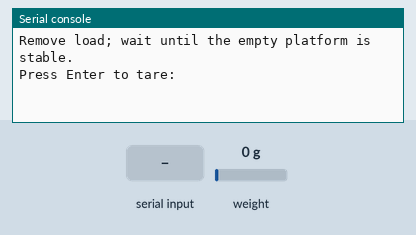
Recording of a program running on a simulated ESP32 board running MicroPython. Shown: the last lines printed to the serial console. The inputs (shaded band) are chosen by the test bench; at power-on: weight on the scale 0 g.

Above: at 1.2 s.
1.3 s: "5" typed at the serial console, then Enter
At 3.4 s:
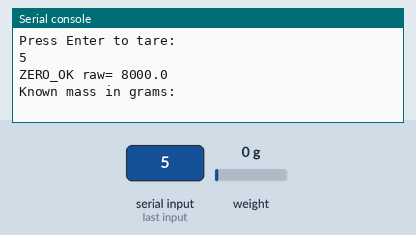
3.7 s: "90" typed at the serial console, then Enter
At 4.5 s:
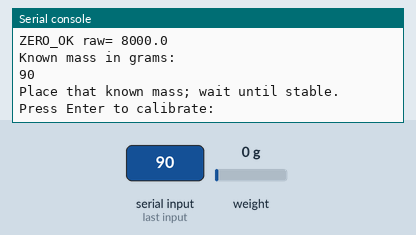
5.2 s: "200" typed at the serial console, then Enter
At 7.6 s:
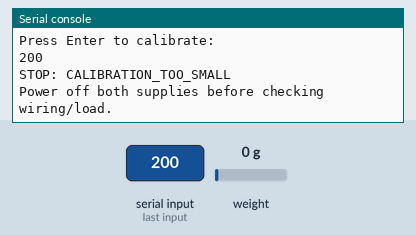

The program:

main.py
```python
from machine import Pin, SPI
from time import sleep_ms
from math import isfinite
from hx711_spi import HX711

SAMPLES = 10


def average_raw(sensor):
    total = 0
    for _ in range(SAMPLES):
        value = sensor.read()
        if value <= -8388608 or value >= 8388607:
            raise ValueError("ADC_SATURATED")
        total += value
    return total / SAMPLES


def calibrate(zero_raw, loaded_raw, known_g):
    if not isfinite(known_g) or not 0 < known_g <= 5000:
        raise ValueError("KNOWN_MASS_G_INVALID")
    counts_per_g = (loaded_raw - zero_raw) / known_g
    if not isfinite(counts_per_g) or abs(counts_per_g) < 1:
        raise ValueError("CALIBRATION_TOO_SMALL")
    return counts_per_g


def run():
    # HX711 SCK is driven by SPI MOSI; GPIO18 stays disconnected.
    clock = Pin(23, Pin.OUT, value=0)
    data = Pin(19, Pin.IN)
    spi = SPI(2, baudrate=1000000, polarity=0, phase=0,
              sck=Pin(18), mosi=clock, miso=data)
    try:
        sensor = HX711(clock, data, spi, gain=128)
        print("Remove load; wait until the empty platform is stable.")
        input("Press Enter to tare: ")
        zero_raw = average_raw(sensor)
        print("ZERO_OK raw=", zero_raw)
        known_g = float(input("Known mass in grams: "))
        if not isfinite(known_g) or not 0 < known_g <= 5000:
            raise ValueError("KNOWN_MASS_G_INVALID")
        print("Place that known mass; wait until stable.")
        input("Press Enter to calibrate: ")
        loaded_raw = average_raw(sensor)
        counts_per_g = calibrate(zero_raw, loaded_raw, known_g)
        print("CAL_OK counts_per_g=", counts_per_g)
        while True:
            raw = average_raw(sensor)
            mass_g = (raw - zero_raw) / counts_per_g
            print("raw=", raw, "mass_g=", round(mass_g, 1))
            sleep_ms(300)
    finally:
        spi.deinit()
        clock.init(Pin.OUT, value=0)


if __name__ == "__main__":
    try:
        run()
    except (OSError, ValueError) as error:
        print("STOP:", error)
        print("Power off both supplies before checking wiring/load.")
```

Measured:
- after the input at 1.3 s, the serial console: prints a new line at once (image 1)
- after the input at 3.7 s, the serial console: prints a new line at once (image 2)
- after the input at 5.2 s, the serial console: prints a new line at once (image 3)
